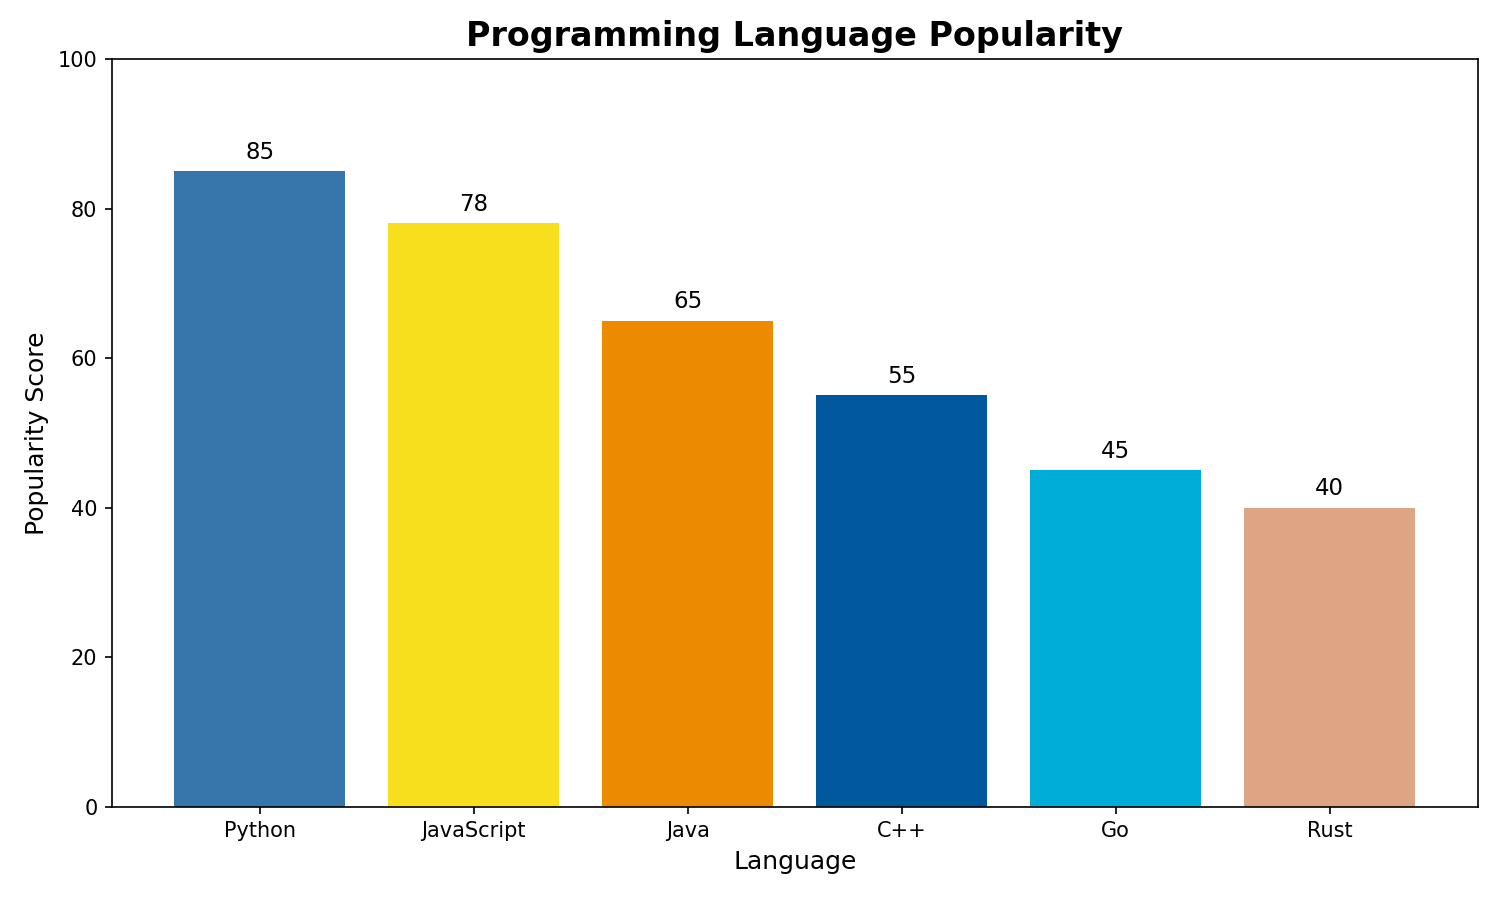

This figure's Python source:
import matplotlib.pyplot as plt

categories = ["Python", "JavaScript", "Java", "C++", "Go", "Rust"]
values = [85, 78, 65, 55, 45, 40]

fig, ax = plt.subplots(figsize=(10, 6))
bars = ax.bar(categories, values, color=["#3776AB", "#F7DF1E", "#ED8B00", "#00599C", "#00ADD8", "#DEA584"])

ax.set_title("Programming Language Popularity", fontsize=16, fontweight="bold")
ax.set_xlabel("Language", fontsize=12)
ax.set_ylabel("Popularity Score", fontsize=12)

for bar, value in zip(bars, values):
    ax.text(bar.get_x() + bar.get_width() / 2, bar.get_height() + 1, str(value), ha="center", va="bottom", fontsize=11)

ax.set_ylim(0, 100)
plt.tight_layout()
plt.savefig("barchart.png", dpi=150)
plt.show()
